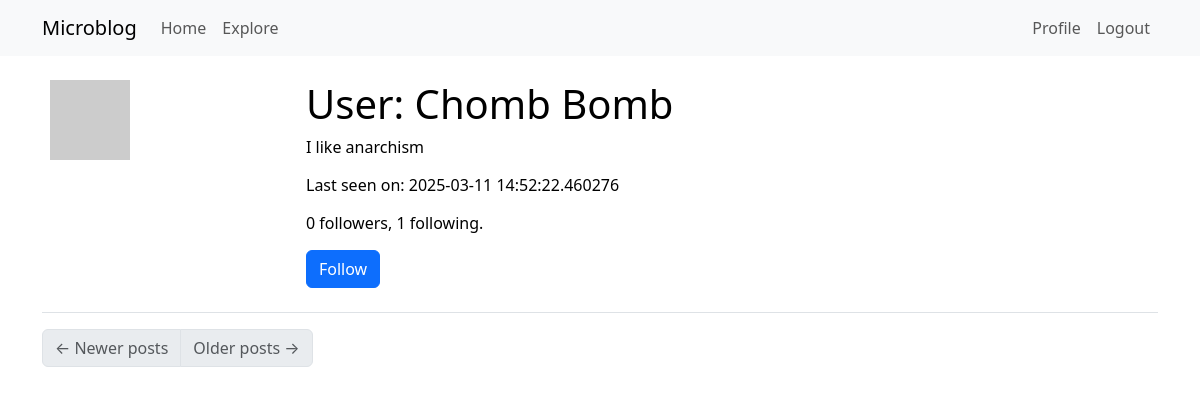
Page /user/Chomb Bomb (signed in) on the committed database.
### app/models.py (models this page shows, shortened)
class User(UserMixin, db.Model):
    id: so.Mapped[int] = so.mapped_column(primary_key=True)
    username: so.Mapped[str] = so.mapped_column(sa.String(64), index=True,
                                                unique=True)
    email: so.Mapped[str] = so.mapped_column(sa.String(120), index=True,
                                             unique=True)
    password_hash: so.Mapped[Optional[str]] = so.mapped_column(sa.String(256))
    about_me: so.Mapped[Optional[str]] = so.mapped_column(sa.String(140))
    last_seen: so.Mapped[Optional[datetime]] = so.mapped_column(
        default=lambda: datetime.now(timezone.utc))
    posts: so.WriteOnlyMapped['Post'] = so.relationship(
        back_populates='author')
    following: so.WriteOnlyMapped['User'] = so.relationship(
        secondary=followers, primaryjoin=(followers.c.follower_id == id),
        secondaryjoin=(followers.c.followed_id == id),
        back_populates='followers')
    followers: so.WriteOnlyMapped['User'] = so.relationship(
        secondary=followers, primaryjoin=(followers.c.followed_id == id),
        secondaryjoin=(followers.c.follower_id == id),
        back_populates='following')
    def avatar(self, size):
        digest = md5(self.email.lower().encode('utf-8')).hexdigest()
        return f'https://www.gravatar.com/avatar/{digest}?d=identicon&s={size}'
    def is_following(self, user):
        query = self.following.select().where(User.id == user.id)
        return db.session.scalar(query) is not None
    def followers_count(self):
        query = sa.select(sa.func.count()).select_from(
            self.followers.select().subquery())
        return db.session.scalar(query)
    def following_count(self):
        query = sa.select(sa.func.count()).select_from(
            self.following.select().subquery())
        return db.session.scalar(query)

### app/routes.py (the view)
@app.route('/user/<username>')
@login_required
def user(username):
    user = db.first_or_404(sa.select(User).where(User.username == username))
    posts = [
        {'author': user, 'body': 'Test post #1'},
        {'author': user, 'body': 'Test post #2'}
    ]
    form = EmptyForm()
    return render_template('user.html', user=user, posts=posts, form=form)

### app/forms.py
class EmptyForm(FlaskForm):
    submit = SubmitField('Submit')

### app/models.py (called while the page is built)
@login.user_loader
def load_user(id):
    return db.session.get(User, int(id))

### app/routes.py (called while the page is built)
@app.before_request
def before_request():
    if current_user.is_authenticated:
        current_user.last_seen = datetime.now(timezone.utc)
        db.session.commit()

### app/templates/user.html (shortened to what this page needs)
{% extends "base.html" %} {% block content %}
<table class="table table-hover">
  <tr>
    <td width="256px"><img src="{{ user.avatar(256) }}" /></td>
    <td>
      <h1>User: {{ user.username }}</h1>
      {% if user.about_me %}
      <p>{{ user.about_me }}</p>
      {% endif %} {% if user.last_seen %}
      <p>Last seen on: {{ user.last_seen }}</p>
      {% endif %}
      <p>
        {{ user.followers_count() }} followers, {{ user.following_count() }}
        following.
      </p>
      {% if user == current_user %}
      <p><a href="{{ url_for('edit_profile') }}">Edit your profile</a></p>
      {% elif not current_user.is_following(user) %}
      <form
        action="{{ url_for('follow', username=user.username) }}"
        method="post"
      >
        {{ form.hidden_tag() }} {{ form.submit(class_='btn btn-primary',
        value='Follow') }}
      </form>
      {% endif %}
    </td>
  </tr>
</table>
<nav aria-label="Post navigation">
  <ul class="pagination">
    <li class="page-item{% if not prev_url %} disabled{% endif %}">
      <a class="page-link" href="{{ prev_url }}">
        <span aria-hidden="true">&larr;</span> Newer posts
      </a>
    </li>
    <li class="page-item{% if not next_url %} disabled{% endif %}">
      <a class="page-link" href="{{ next_url }}">
        Older posts <span aria-hidden="true">&rarr;</span>
      </a>
    </li>
  </ul>
</nav>
{% endblock %}

### rows in the picture
User: username "Chomb Bomb", about_me "I like anarchism", last_seen "2025-03-11 14:52:22.460276"

### other values in the picture
{{ user.followers_count() }} "0"
{{ user.following_count() }} "1"
